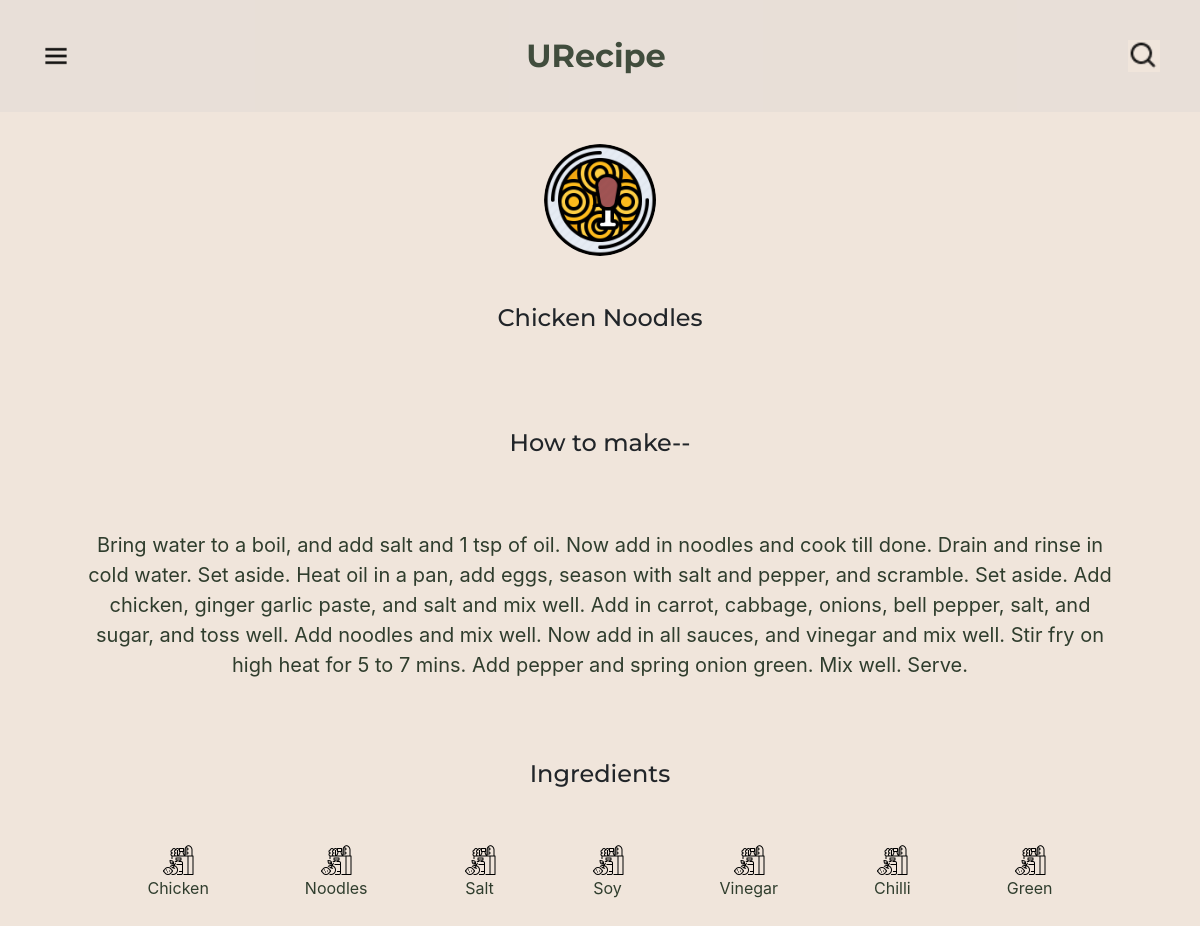
Page /description/Chicken Noodles on the committed database.
### polls/models.py (models this page shows, shortened)
class Recipe(models.Model):
    title = models.TextField(max_length = 35, blank = False, unique = True)
    description = models.TextField(blank = False)
    image = models.ImageField(upload_to='images',default = 'images/007.jpg')
    user = models.ForeignKey(User, on_delete=models.CASCADE, related_name='recipes', blank = False)

class Ingredients(models.Model):
    name = models.TextField(max_length = 20, blank = False, unique = True)
    image = models.ImageField(upload_to='images',default = 'images/ing_def.webp')
    ing_recipe = models.ManyToManyField(Recipe, related_name='ingredient', blank = False)

### polls/views.py (the view)
# urls.py: path("description/<recipe_title>", views.description, name='description'),
def description(request, recipe_title):
    try:
        cont = Recipe.objects.get(title=recipe_title)
        context = {"recipe": cont, "ingredients": cont.ingredient.all()}
        return render(request, 'polls/description.html', context)
    except:
        context = {'error': 'Title not Found'}
    return redirect('/home/')

### polls/templates/polls/description.html (shortened to what this page needs)
{% extends 'polls/base.html' %} {% block content %} {% load static %}
<div class="col-lg-12 desc-box">
  <div class="desc-title">
    <img src="{{ recipe.image.url }}" alt="" srcset="" class="desc-img" />
    <h4>{{ recipe.title }}</h4>
  </div>
  <div class="desc-end">
    <h4>How to make--</h4>
    <p>{{ recipe.description }}</p>
  </div>
  <h4>Ingredients</h4>
  <div class="desc-mid">
    <ul>
      <div class="ing-items">
        {% for ingredient in ingredients %}
        <li class="ing-spacing">
          <img src="{{ ingredient.image.url }}" style="width: 2rem; height: 2rem" alt="" />
          <p>{{ ingredient.name }}</p>
        </li>
        {% endfor %}
      </div>
    </ul>
  </div>
</div>
{% endblock content %}

### polls/templates/polls/base.html (shortened to what this page needs)
<!DOCTYPE html>
<html lang="en">
<head>
    {% load static %}
    <link rel="stylesheet" href="https://cdn.jsdelivr.net/npm/bootstrap@4.0.0/dist/css/bootstrap.min.css"
>
    {% load static %}
    <link rel="stylesheet" href="{% static 'polls/styles.css' %}">
</head>
<body>
    {% include 'polls/navbar.html'%}
    {% block content %}{% endblock %}
</body>
</html>

### polls/templates/polls/navbar.html (shortened to what this page needs)
<nav class="nav-bar navbar sticky-top">
  {% load static %}
  <label for="check">
    <i class="mob-menu"><img src="{% static 'polls/images/menu-regular-24.png' %}" class="menu" /></i>
  </label>
  <a href="/home/" class="logo">URecipe</a>
  <div>
    <label for="check-search">
      <i class="search-icon"><img src="{% static 'polls/images/search-regular-24.png' %}" class="menu-img" /></i>
    </label>
  </div>
</nav>

### polls/static/polls/styles.css (style rules this page uses)
html, body { height: 100%; background-color: #f0e5db; }
h1, h2, h3, h4, h5, h6 { font-family: 'Montserrat', sans-serif; }
p { color: #2f3d2d; }
nav { width: 100%; display: flex; flex-wrap: wrap; text-align: center; justify-content: space-between; font-family: 'Montserrat', sans-serif; background-color: #e8dfd8; color: #2f3d2d; }
.navbar { opacity: 0.9; }
ul { padding-left: 0rem; }
li { transition: all 0.3s ease 0s; }
label .menu { position: absolute; cursor: pointer; width: 2rem; }
.mob-menu { margin: 0rem 1.5rem 1.5rem 1.5rem; background: #f0e5db; border: none; display: none; }
.search-icon { margin: 2rem 1.5rem 1.5rem 1.5rem; background: #f0e5db; border: none; display: none; }
.menu-img { width: 2rem; }
.logo { margin: 1.5rem; margin-left: 3rem; font-size: 2rem; font-weight: bolder; cursor: pointer; }
@media (max-width: 1290px) { .mob-menu, .search-icon { display: block; cursor: pointer; } }
@media (max-width: 1290px) { nav .logo { flex: 2; text-align: center; } }
.desc-box { text-align: center; }
.desc-title { margin: 2rem; }
.desc-title h4 { padding: 3rem; }
.desc-mid { max-height: 100%; overflow-y: hidden; }
.desc-end h4 { margin-top: 3rem; }
.desc-end p { font-size: 1.25rem; padding: 4rem; }
.ing-items { align-items: center; list-style: none; display: inline-flex; }
.ing-spacing { margin: 1rem; padding: 2rem; border-radius: 2rem; }
.desc-img { height: 7rem; width: 7rem; border-radius: 100%; }
nav a, .desc-title a { color: #2f3d2d; text-decoration: none; }

### rows in the picture
Recipe: image (picture), title "Chicken Noodles", description "Bring water to a boil, and add salt and 1 tsp of oil. Now add in noodles and cook till done. Drain and rinse in cold water. Set aside. Heat oil in a pan, add eggs, season with salt and pepper, and scramble. Set aside. Add chicken, ginger garlic paste, and salt and mix well. Add in carrot, cabbage, onions, bell pepper, salt, and sugar, and toss well. Add noodles and mix well. Now add in all sauces, and vinegar and mix well. Stir fry on high heat for 5 to 7 mins. Add pepper and spring onion green. Mix well. Serve."
Ingredients: image (picture), name "Chicken"
Ingredients: image (picture), name "Noodles"
Ingredients: image (picture), name "Salt"
Ingredients: image (picture), name "Soy"
Ingredients: image (picture), name "Vinegar"
Ingredients: image (picture), name "Chilli"
Ingredients: image (picture), name "Green"
